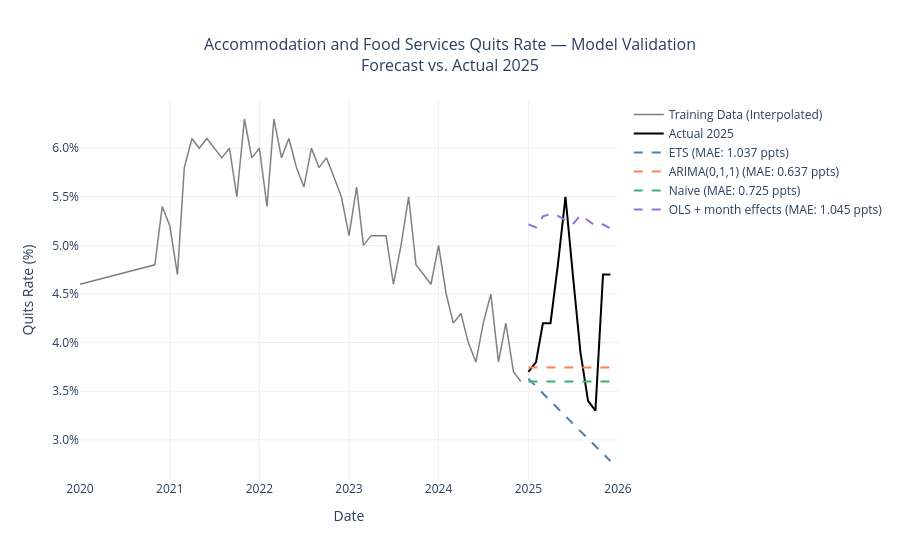

This figure's notebook cell:
### Code cell
# --- Validation Plot ---
fig = go.Figure()

# Actual training data
fig.add_trace(go.Scatter(
    x=train.index, y=train.values,
    mode='lines', name='Training Data (Interpolated)',
    line=dict(color='gray', width=1.5),
    hovertemplate='%{x|%b %Y}: %{customdata}<extra></extra>',
    customdata=[f'{v:.2f}%' for v in train.values]
))

# Actual validation data
fig.add_trace(go.Scatter(
    x=validation.index, y=validation.values,
    mode='lines', name='Actual 2025',
    line=dict(color='black', width=2),
    hovertemplate='%{x|%b %Y}: %{customdata}<extra></extra>',
    customdata=[f'{v:.2f}%' for v in validation.values]
))

# ETS forecast
fig.add_trace(go.Scatter(
    x=validation.index, y=ets_forecast.values,
    mode='lines', name=f'ETS (MAE: {mean_absolute_error(validation, ets_forecast):.3f} ppts)',
    line=dict(color='steelblue', width=2, dash='dash'),
    hovertemplate='%{x|%b %Y}: %{customdata}<extra></extra>',
    customdata=[f'{v:.2f}%' for v in ets_forecast.values]
))

# ARIMA forecast
fig.add_trace(go.Scatter(
    x=validation.index, y=arima_forecast.values,
    mode='lines', name=f'{arima_name} (MAE: {mean_absolute_error(validation, arima_forecast):.3f} ppts)',
    line=dict(color='coral', width=2, dash='dash'),
    hovertemplate='%{x|%b %Y}: %{customdata}<extra></extra>',
    customdata=[f'{v:.2f}%' for v in arima_forecast.values]
))

# Naive forecast
fig.add_trace(go.Scatter(
    x=validation.index, y=naive_forecast.values,
    mode='lines', name=f'Naive (MAE: {mean_absolute_error(validation, naive_forecast):.3f} ppts)',
    line=dict(color='mediumseagreen', width=2, dash='dash'),
    hovertemplate='%{x|%b %Y}: %{customdata}<extra></extra>',
    customdata=[f'{v:.2f}%' for v in naive_forecast.values]
))

# OLS forecast
fig.add_trace(go.Scatter(
    x=validation.index, y=ols_forecast.values,
    mode='lines', name=f'OLS + month effects (MAE: {mean_absolute_error(validation, ols_forecast):.3f} ppts)',
    line=dict(color='mediumpurple', width=2, dash='dash'),
    hovertemplate='%{x|%b %Y}: %{customdata}<extra></extra>',
    customdata=[f'{v:.2f}%' for v in ols_forecast.values]
))

fig.update_layout(
    title=dict(text='Accommodation and Food Services Quits Rate — Model Validation<br>Forecast vs. Actual 2025',
               x=0.5, font=dict(size=16)),
    xaxis_title='Date',
    yaxis_title='Quits Rate (%)',
    yaxis=dict(
        tickvals=[v / 10 for v in range(20, 70, 5)],
        ticktext=[f'{v / 10:.1f}%' for v in range(20, 70, 5)]
    ),
    template='plotly_white',
    hovermode='x unified',
    xaxis=dict(range=['2020-01-01', '2026-01-01'])
)

fig.show()
